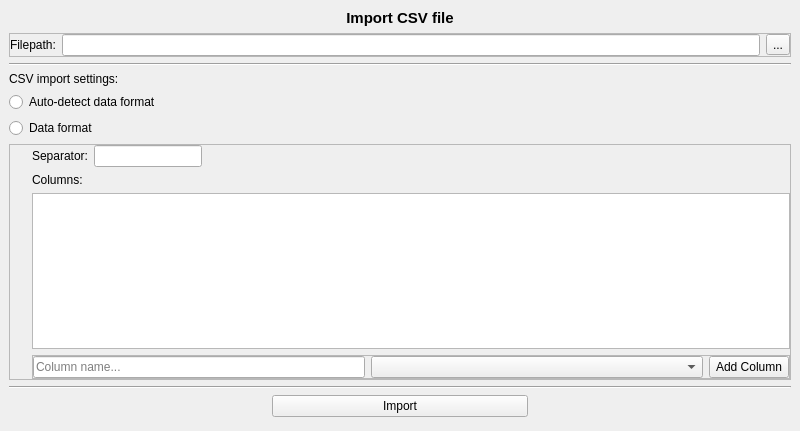
<?xml version="1.0" encoding="UTF-8"?>
<ui version="4.0">
 <class>MainWindow</class>
 <widget class="QMainWindow" name="MainWindow">
  <property name="geometry">
   <rect>
    <x>0</x>
    <y>0</y>
    <width>800</width>
    <height>431</height>
   </rect>
  </property>
  <property name="windowTitle">
   <string>Data Visualizer - Import CSV</string>
  </property>
  <widget class="QWidget" name="centralwidget">
   <layout class="QGridLayout" name="gridLayout">
    <item row="0" column="0" colspan="3">
     <widget class="QLabel" name="_unused7">
      <property name="font">
       <font>
        <pointsize>11</pointsize>
        <weight>75</weight>
        <bold>true</bold>
       </font>
      </property>
      <property name="text">
       <string>Import CSV file</string>
      </property>
      <property name="alignment">
       <set>Qt::AlignCenter</set>
      </property>
     </widget>
    </item>
    <item row="2" column="0" colspan="3">
     <widget class="Line" name="_unused9">
      <property name="orientation">
       <enum>Qt::Horizontal</enum>
      </property>
     </widget>
    </item>
    <item row="10" column="0" colspan="3">
     <widget class="Line" name="_unused10">
      <property name="orientation">
       <enum>Qt::Horizontal</enum>
      </property>
     </widget>
    </item>
    <item row="12" column="2">
     <spacer name="_unused10_2">
      <property name="orientation">
       <enum>Qt::Vertical</enum>
      </property>
      <property name="sizeHint" stdset="0">
       <size>
        <width>20</width>
        <height>40</height>
       </size>
      </property>
     </spacer>
    </item>
    <item row="4" column="0" colspan="3">
     <widget class="QRadioButton" name="settings_auto_detect">
      <property name="font">
       <font>
        <pointsize>9</pointsize>
       </font>
      </property>
      <property name="text">
       <string>Auto-detect data format</string>
      </property>
      <attribute name="buttonGroup">
       <string notr="true">csv_settings_select_group</string>
      </attribute>
     </widget>
    </item>
    <item row="5" column="0" colspan="3">
     <widget class="QRadioButton" name="settings_manual">
      <property name="font">
       <font>
        <pointsize>9</pointsize>
       </font>
      </property>
      <property name="text">
       <string>Data format</string>
      </property>
      <attribute name="buttonGroup">
       <string notr="true">csv_settings_select_group</string>
      </attribute>
     </widget>
    </item>
    <item row="3" column="0" colspan="3">
     <widget class="QLabel" name="_unused8">
      <property name="font">
       <font>
        <pointsize>9</pointsize>
        <weight>50</weight>
        <bold>false</bold>
       </font>
      </property>
      <property name="text">
       <string>CSV import settings:</string>
      </property>
     </widget>
    </item>
    <item row="6" column="0" colspan="3">
     <widget class="QFrame" name="csv_manual_settings_frame">
      <property name="frameShape">
       <enum>QFrame::StyledPanel</enum>
      </property>
      <property name="frameShadow">
       <enum>QFrame::Raised</enum>
      </property>
      <layout class="QGridLayout" name="gridLayout_2">
       <property name="leftMargin">
        <number>22</number>
       </property>
       <property name="topMargin">
        <number>0</number>
       </property>
       <property name="rightMargin">
        <number>0</number>
       </property>
       <property name="bottomMargin">
        <number>0</number>
       </property>
       <item row="1" column="0" colspan="3">
        <widget class="QLabel" name="_unused3">
         <property name="font">
          <font>
           <pointsize>9</pointsize>
          </font>
         </property>
         <property name="text">
          <string>Columns:</string>
         </property>
        </widget>
       </item>
       <item row="0" column="0">
        <widget class="QLabel" name="_unused2">
         <property name="font">
          <font>
           <pointsize>9</pointsize>
          </font>
         </property>
         <property name="text">
          <string>Separator:</string>
         </property>
        </widget>
       </item>
       <item row="0" column="2">
        <spacer name="_unused1">
         <property name="orientation">
          <enum>Qt::Horizontal</enum>
         </property>
         <property name="sizeHint" stdset="0">
          <size>
           <width>40</width>
           <height>20</height>
          </size>
         </property>
        </spacer>
       </item>
       <item row="0" column="1">
        <widget class="QLineEdit" name="column_separator">
         <property name="sizePolicy">
          <sizepolicy hsizetype="Maximum" vsizetype="Fixed">
           <horstretch>0</horstretch>
           <verstretch>0</verstretch>
          </sizepolicy>
         </property>
        </widget>
       </item>
       <item row="3" column="0" colspan="3">
        <widget class="QFrame" name="_unused11">
         <property name="frameShape">
          <enum>QFrame::StyledPanel</enum>
         </property>
         <property name="frameShadow">
          <enum>QFrame::Raised</enum>
         </property>
         <layout class="QHBoxLayout" name="horizontalLayout_2">
          <property name="leftMargin">
           <number>0</number>
          </property>
          <property name="topMargin">
           <number>0</number>
          </property>
          <property name="rightMargin">
           <number>0</number>
          </property>
          <property name="bottomMargin">
           <number>0</number>
          </property>
          <item>
           <widget class="QLineEdit" name="column_name">
            <property name="placeholderText">
             <string>Column name...</string>
            </property>
           </widget>
          </item>
          <item>
           <widget class="QComboBox" name="column_data_type">
            <property name="sizePolicy">
             <sizepolicy hsizetype="Expanding" vsizetype="Fixed">
              <horstretch>0</horstretch>
              <verstretch>0</verstretch>
             </sizepolicy>
            </property>
           </widget>
          </item>
          <item>
           <widget class="QPushButton" name="add_column">
            <property name="sizePolicy">
             <sizepolicy hsizetype="Maximum" vsizetype="Fixed">
              <horstretch>0</horstretch>
              <verstretch>0</verstretch>
             </sizepolicy>
            </property>
            <property name="text">
             <string>Add Column</string>
            </property>
           </widget>
          </item>
         </layout>
        </widget>
       </item>
       <item row="2" column="0" colspan="3">
        <widget class="QTableView" name="columns_settings">
         <attribute name="horizontalHeaderStretchLastSection">
          <bool>true</bool>
         </attribute>
        </widget>
       </item>
      </layout>
     </widget>
    </item>
    <item row="11" column="2">
     <spacer name="_unused5">
      <property name="orientation">
       <enum>Qt::Horizontal</enum>
      </property>
      <property name="sizeHint" stdset="0">
       <size>
        <width>40</width>
        <height>20</height>
       </size>
      </property>
     </spacer>
    </item>
    <item row="11" column="0">
     <spacer name="_unused6">
      <property name="orientation">
       <enum>Qt::Horizontal</enum>
      </property>
      <property name="sizeHint" stdset="0">
       <size>
        <width>40</width>
        <height>20</height>
       </size>
      </property>
     </spacer>
    </item>
    <item row="1" column="0" colspan="3">
     <widget class="QFrame" name="_unused12">
      <property name="frameShape">
       <enum>QFrame::StyledPanel</enum>
      </property>
      <property name="frameShadow">
       <enum>QFrame::Raised</enum>
      </property>
      <layout class="QHBoxLayout" name="horizontalLayout">
       <property name="leftMargin">
        <number>0</number>
       </property>
       <property name="topMargin">
        <number>0</number>
       </property>
       <property name="rightMargin">
        <number>0</number>
       </property>
       <property name="bottomMargin">
        <number>0</number>
       </property>
       <item>
        <widget class="QLabel" name="_unused4">
         <property name="sizePolicy">
          <sizepolicy hsizetype="Maximum" vsizetype="Preferred">
           <horstretch>0</horstretch>
           <verstretch>0</verstretch>
          </sizepolicy>
         </property>
         <property name="font">
          <font>
           <pointsize>9</pointsize>
          </font>
         </property>
         <property name="text">
          <string>Filepath:</string>
         </property>
        </widget>
       </item>
       <item>
        <widget class="QLineEdit" name="filepath_edit">
         <property name="sizePolicy">
          <sizepolicy hsizetype="Minimum" vsizetype="Fixed">
           <horstretch>0</horstretch>
           <verstretch>0</verstretch>
          </sizepolicy>
         </property>
        </widget>
       </item>
       <item>
        <widget class="QToolButton" name="browse_files">
         <property name="text">
          <string>...</string>
         </property>
        </widget>
       </item>
      </layout>
     </widget>
    </item>
    <item row="11" column="1">
     <widget class="QPushButton" name="import_button">
      <property name="sizePolicy">
       <sizepolicy hsizetype="Expanding" vsizetype="Fixed">
        <horstretch>0</horstretch>
        <verstretch>0</verstretch>
       </sizepolicy>
      </property>
      <property name="text">
       <string>Import</string>
      </property>
     </widget>
    </item>
   </layout>
  </widget>
 </widget>
 <resources/>
 <connections/>
 <buttongroups>
  <buttongroup name="csv_settings_select_group"/>
 </buttongroups>
</ui>
